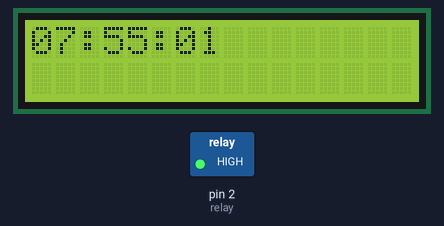
A sketch run on a simulated Arduino Uno, built with avr-gcc and run on an emulated ATmega328P. Shown: 16×2 character LCD, switched loads named in the sketch (green lamp = pin HIGH). The local clock reads 2024-03-15 10:24:30 at power-on unless the sketch sets it; what the sketch prints to the serial monitor is not drawn.

Above: at 1.1 s.
At 5.2 s:
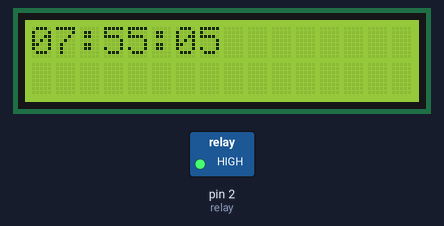
At 10.2 s:
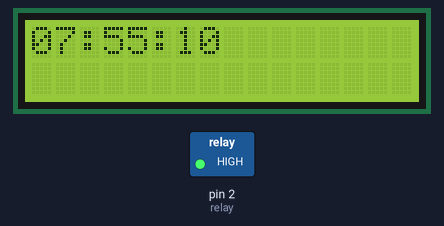
At 19.3 s:
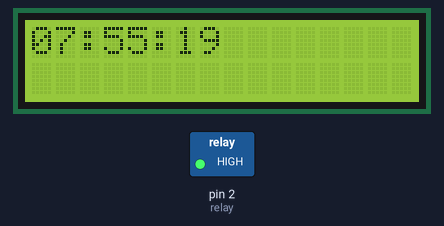
At 28.4 s:
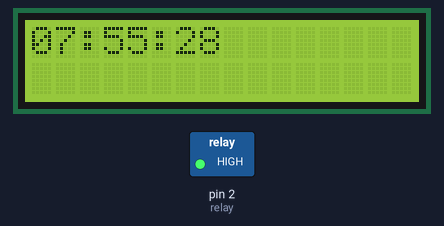
At 38.5 s:
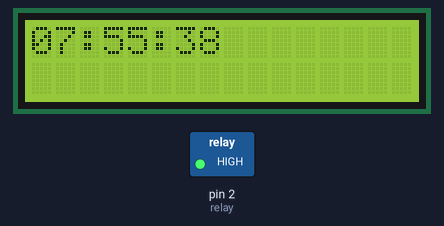

Measured:
- what the display in image 0 shows lasts 1.0 s, from 1.1 s to 2.1 s

The sketch:

otomasi_lampu_dan_sensor_suhu.ino
```cpp
#include <DS3231.h>
#include <LiquidCrystal.h>
LiquidCrystal lcd(6,7,9,10,11,12);
DS3231 rtc(SDA, SCL);
String hari, waktu, tanggal;
const int relay = 2;
bool nyala = LOW;
bool mati = HIGH;

void setup() {
  lcd.begin(16,2);
  rtc.begin();
  pinMode(relay, OUTPUT);
  digitalWrite(relay, mati);
  Serial.begin(9600);
  //rtc.setDOW(THURSDAY);
  rtc.setTime(07,55,0);
  //rtc.setDate(15,10,2020);
  //lcd.print("Project 1");
  delay(1000);
}

void loop() {
  hari = rtc.getDOWStr();
  waktu = rtc.getTimeStr();
  tanggal = rtc.getDateStr();
  Serial.print(hari);
  Serial.print(", ");
  Serial.print(waktu);
  Serial.print(", ");
  Serial.println(tanggal);
  lcd.setCursor(0,0);
  lcd.print(waktu);
  lcd.setCursor(0,1);
  if(waktu == "08:00:00"){
    digitalWrite(relay, nyala);
  }else if(waktu == "16:00:00"){
    digitalWrite(relay, mati);
  }
  delay(1000);
  lcd.clear();

}
```
